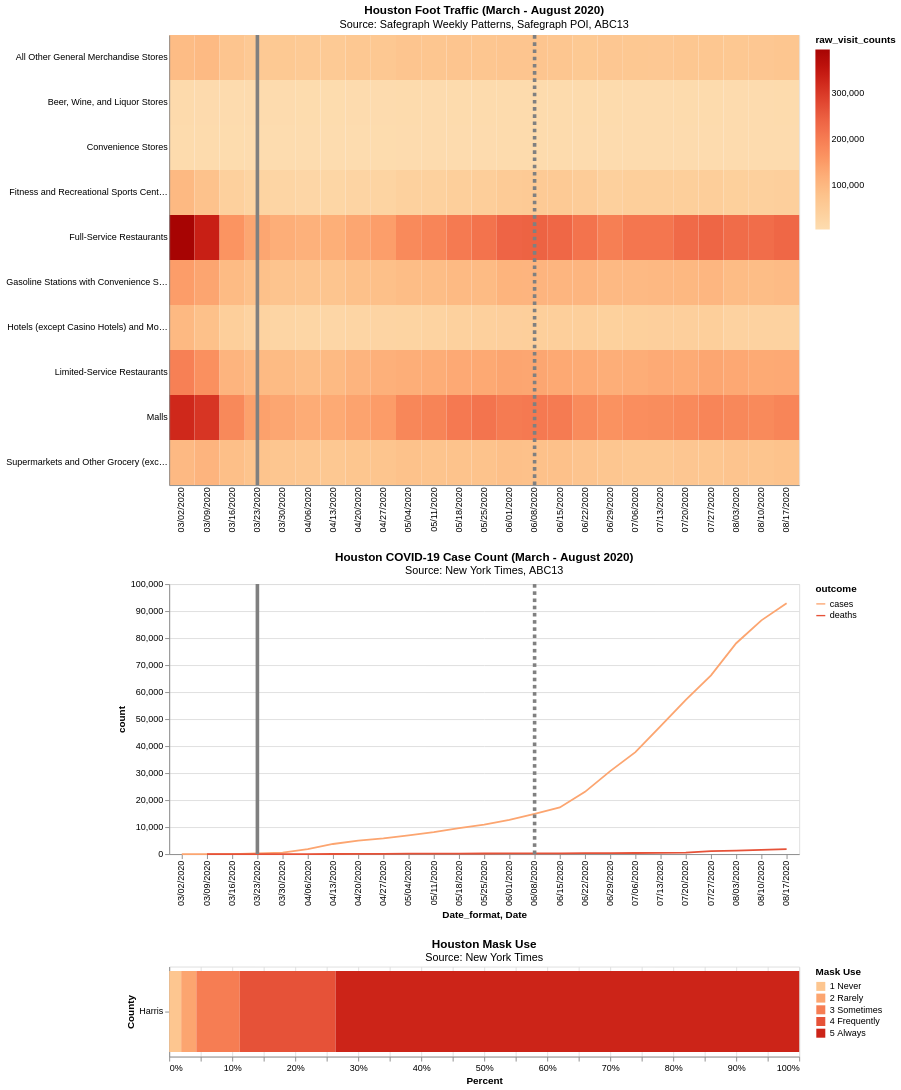

Write a Vega-Lite specification for this figure.
### Vega-Lite specification from a JSON file in a GitHub repository (floating-point values rounded to 4 significant figures; data arrays with more than 128 entries replaced by an {"elided": "..."} marker saying what was removed)
{"config": {"view": {"continuousWidth": 400, "continuousHeight": 300}}, "vconcat": [{"layer": [{"data": {"name": "data-dc5178e303b4e06a06c3f592aebafaa5"}, "mark": "rect", "encoding": {"color": {"type": "quantitative", "field": "raw_visit_counts", "scale": {"scheme": "orangered"}, "sort": "ascending"}, "tooltip": [{"type": "nominal", "field": "Date_format"}, {"type": "nominal", "field": "sub_category"}, {"type": "quantitative", "field": "raw_visit_counts"}], "x": {"type": "ordinal", "axis": {"ticks": false, "title": null}, "field": "Date_format"}, "y": {"type": "nominal", "axis": {"ticks": false, "title": null}, "field": "sub_category"}}, "height": 500, "title": {"text": "Houston Foot Traffic (March - August 2020)", "subtitle": "Source: Safegraph Weekly Patterns, Safegraph POI, ABC13"}, "width": 700}, {"data": {"name": "data-753523826bed3b62991b5969ee1b9340"}, "mark": {"type": "rule", "color": "grey", "strokeWidth": 4}, "encoding": {"x": {"type": "ordinal", "field": "Date"}}}, {"data": {"name": "data-17579199ebeb69e0a33882fd7fdd5099"}, "mark": {"type": "rule", "color": "grey", "strokeDash": [4, 4], "strokeWidth": 4}, "encoding": {"x": {"type": "ordinal", "field": "Date"}}}]}, {"layer": [{"data": {"name": "data-26c3fb6615f14514bcc4cde5b945c145"}, "mark": "line", "encoding": {"color": {"type": "nominal", "field": "outcome", "scale": {"scheme": "orangered"}}, "x": {"type": "nominal", "field": "Date_format"}, "y": {"type": "quantitative", "field": "count"}}, "height": 300, "title": {"text": "Houston COVID-19 Case Count (March - August 2020)", "subtitle": "Source: New York Times, ABC13"}, "width": 700}, {"data": {"name": "data-753523826bed3b62991b5969ee1b9340"}, "mark": {"type": "rule", "color": "grey", "strokeWidth": 4}, "encoding": {"x": {"type": "ordinal", "field": "Date"}}}, {"data": {"name": "data-17579199ebeb69e0a33882fd7fdd5099"}, "mark": {"type": "rule", "color": "grey", "strokeDash": [4, 4], "strokeWidth": 4}, "encoding": {"x": {"type": "ordinal", "field": "Date"}}}]}, {"data": {"name": "data-a2170a9920faf38089b54a49215c4dee"}, "mark": "bar", "encoding": {"color": {"type": "ordinal", "field": "Mask Use", "scale": {"scheme": "orangered"}}, "tooltip": [{"type": "nominal", "field": "County"}, {"type": "nominal", "field": "State"}, {"type": "ordinal", "field": "Mask Use"}, {"type": "quantitative", "field": "Percent"}], "x": {"type": "quantitative", "field": "Percent", "stack": "normalize"}, "y": {"type": "nominal", "field": "County"}}, "height": 100, "title": {"text": "Houston Mask Use", "subtitle": "Source: New York Times"}, "width": 700}], "$schema": "https://vega.github.io/schema/vega-lite/v4.8.1.json", "datasets": {"data-dc5178e303b4e06a06c3f592aebafaa5": {"elided": "250 records"}, "data-753523826bed3b62991b5969ee1b9340": [{"Date": "03/23/2020", "Event": "Stay at Home"}], "data-17579199ebeb69e0a33882fd7fdd5099": [{"Date": "06/08/2020", "Event": "Reopen"}], "data-26c3fb6615f14514bcc4cde5b945c145": [{"index": 0, "Date_format": "03/02/2020", "outcome": "cases", "count": 0.0}, {"index": 0, "Date_format": "03/09/2020", "outcome": "cases", "count": 6.0}, {"index": 1, "Date_format": "03/16/2020", "outcome": "cases", "count": 13.0}, {"index": 2, "Date_format": "03/30/2020", "outcome": "cases", "count": 563.0}, {"index": 3, "Date_format": "04/06/2020", "outcome": "cases", "count": 1809.0}, {"index": 4, "Date_format": "04/13/2020", "outcome": "cases", "count": 3747.0}, {"index": 5, "Date_format": "04/20/2020", "outcome": "cases", "count": 4977.0}, {"index": 6, "Date_format": "04/27/2020", "outcome": "cases", "count": 5827.0}, {"index": 7, "Date_format": "05/04/2020", "outcome": "cases", "count": 6967.0}, {"index": 8, "Date_format": "05/11/2020", "outcome": "cases", "count": 8176.0}, {"index": 9, "Date_format": "05/18/2020", "outcome": "cases", "count": 9635.0}, {"index": 10, "Date_format": "05/25/2020", "outcome": "cases", "count": 10920.0}, {"index": 11, "Date_format": "06/01/2020", "outcome": "cases", "count": 12660.0}, {"index": 12, "Date_format": "06/08/2020", "outcome": "cases", "count": 14920.0}, {"index": 13, "Date_format": "06/15/2020", "outcome": "cases", "count": 17280.0}, {"index": 14, "Date_format": "06/22/2020", "outcome": "cases", "count": 23050.0}, {"index": 15, "Date_format": "06/29/2020", "outcome": "cases", "count": 30730.0}, {"index": 16, "Date_format": "07/06/2020", "outcome": "cases", "count": 37780.0}, {"index": 17, "Date_format": "07/13/2020", "outcome": "cases", "count": 47370.0}, {"index": 18, "Date_format": "07/20/2020", "outcome": "cases", "count": 57100.0}, {"index": 19, "Date_format": "07/27/2020", "outcome": "cases", "count": 66200.0}, {"index": 20, "Date_format": "08/03/2020", "outcome": "cases", "count": 78100.0}, {"index": 21, "Date_format": "08/10/2020", "outcome": "cases", "count": 86560.0}, {"index": 22, "Date_format": "08/17/2020", "outcome": "cases", "count": 92940.0}, {"index": 23, "Date_format": "03/09/2020", "outcome": "deaths", "count": 0.0}, {"index": 24, "Date_format": "03/16/2020", "outcome": "deaths", "count": 0.0}, {"index": 25, "Date_format": "03/30/2020", "outcome": "deaths", "count": 7.0}, {"index": 26, "Date_format": "04/06/2020", "outcome": "deaths", "count": 22.0}, {"index": 27, "Date_format": "04/13/2020", "outcome": "deaths", "count": 46.0}, {"index": 28, "Date_format": "04/20/2020", "outcome": "deaths", "count": 78.0}, {"index": 29, "Date_format": "04/27/2020", "outcome": "deaths", "count": 98.0}, {"index": 30, "Date_format": "05/04/2020", "outcome": "deaths", "count": 140.0}, {"index": 31, "Date_format": "05/11/2020", "outcome": "deaths", "count": 179.0}, {"index": 32, "Date_format": "05/18/2020", "outcome": "deaths", "count": 205.0}, {"index": 33, "Date_format": "05/25/2020", "outcome": "deaths", "count": 220.0}, {"index": 34, "Date_format": "06/01/2020", "outcome": "deaths", "count": 235.0}, {"index": 35, "Date_format": "06/08/2020", "outcome": "deaths", "count": 262.0}, {"index": 36, "Date_format": "06/15/2020", "outcome": "deaths", "count": 284.0}, {"index": 37, "Date_format": "06/22/2020", "outcome": "deaths", "count": 332.0}, {"index": 38, "Date_format": "06/29/2020", "outcome": "deaths", "count": 376.0}, {"index": 39, "Date_format": "07/06/2020", "outcome": "deaths", "count": 401.0}, {"index": 40, "Date_format": "07/13/2020", "outcome": "deaths", "count": 466.0}, {"index": 41, "Date_format": "07/20/2020", "outcome": "deaths", "count": 545.0}, {"index": 42, "Date_format": "07/27/2020", "outcome": "deaths", "count": 1100.0}, {"index": 43, "Date_format": "08/03/2020", "outcome": "deaths", "count": 1318.0}, {"index": 44, "Date_format": "08/10/2020", "outcome": "deaths", "count": 1583.0}, {"index": 45, "Date_format": "08/17/2020", "outcome": "deaths", "count": 1838.0}], "data-a2170a9920faf38089b54a49215c4dee": [{"County": "Harris", "State": "Texas", "Mask Use": "1 Never", "Percent": 0.019}, {"County": "Harris", "State": "Texas", "Mask Use": "2 Rarely", "Percent": 0.024}, {"County": "Harris", "State": "Texas", "Mask Use": "3 Sometimes", "Percent": 0.069}, {"County": "Harris", "State": "Texas", "Mask Use": "4 Frequently", "Percent": 0.152}, {"County": "Harris", "State": "Texas", "Mask Use": "5 Always", "Percent": 0.736}]}}
